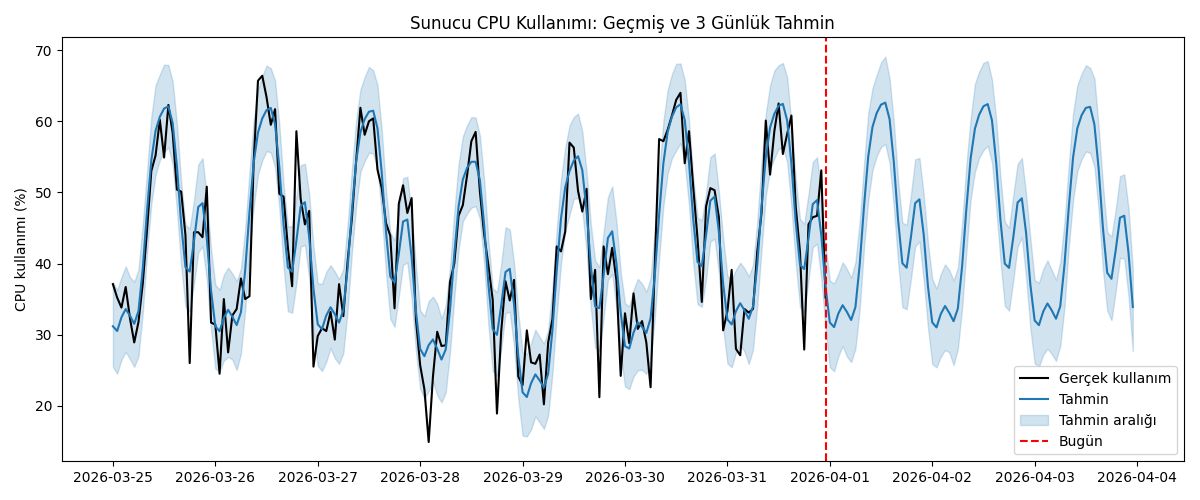

Write Python code to recreate this figure.
# İlk tahmin: Prophet ile önümüzdeki 3 günün sunucu kullanımını tahmin et
import pandas as pd
import matplotlib.pyplot as plt
from prophet import Prophet

# 1) Veriyi oku
veri = pd.read_csv("sunucu_verisi.csv")

# 2) Prophet sütun adlarını "ds" (zaman) ve "y" (değer) olarak ister
veri = veri.rename(columns={"zaman": "ds", "cpu_kullanim": "y"})
veri["ds"] = pd.to_datetime(veri["ds"])

# 3) Modeli oluştur ve geçmiş veriyle eğit
model = Prophet(daily_seasonality=True, weekly_seasonality=True)
model.fit(veri)

# 4) Önümüzdeki 72 saati (3 gün) tahmin et
gelecek = model.make_future_dataframe(periods=72, freq="h")
tahmin = model.predict(gelecek)

# 5) Son tahminleri ekrana yaz
#    yhat = tahmin, yhat_lower / yhat_upper = alt ve üst sınır
print(tahmin[["ds", "yhat", "yhat_lower", "yhat_upper"]].tail(12).set_index("ds").round(1))

# 6) Grafiği çiz: son 7 gün gerçek veri + 3 günlük tahmin
son = tahmin.tail(72 + 7 * 24)
gercek = veri.tail(7 * 24)

plt.figure(figsize=(12, 5))
plt.plot(gercek["ds"], gercek["y"], label="Gerçek kullanım", color="black")
plt.plot(son["ds"], son["yhat"], label="Tahmin", color="tab:blue")
plt.fill_between(son["ds"], son["yhat_lower"], son["yhat_upper"],
                 color="tab:blue", alpha=0.2, label="Tahmin aralığı")
plt.axvline(veri["ds"].max(), color="red", linestyle="--", label="Bugün")
plt.title("Sunucu CPU Kullanımı: Geçmiş ve 3 Günlük Tahmin")
plt.ylabel("CPU kullanımı (%)")
plt.legend()
plt.tight_layout()
plt.savefig("ilk_tahmin.png")
print("Grafik kaydedildi: ilk_tahmin.png")
